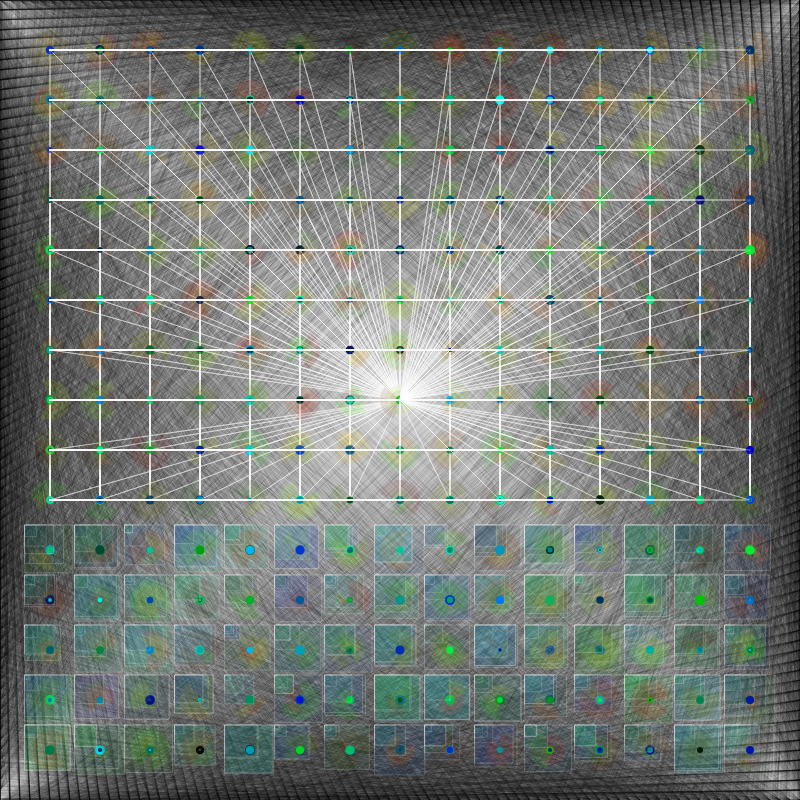
Frame 1 (no input)
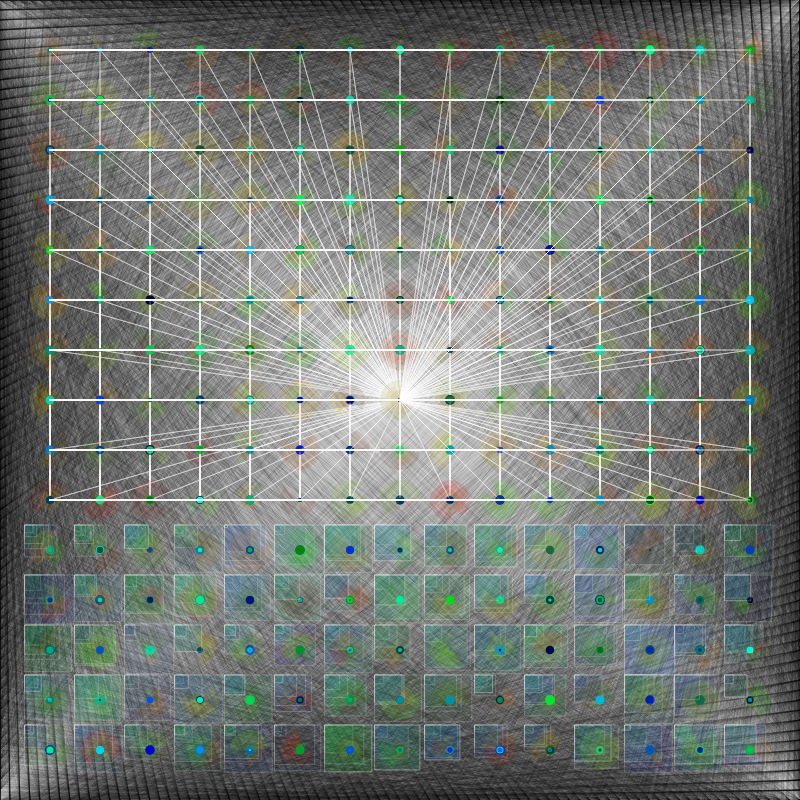
Frame 2 (the mouse pressed at the canvas centre, redrawn once)

The p5.js sketch that drew these frames (run headless with seeded random() and noise() and a simulated clock; the mouse was pressed at the canvas centre and the sketch redrawn once):

// p5.js sketch
// ── sketch.js
// Programming for Digital Media
// Assignment 1
// Yuhang Zhao – 3192538 – zhaoyuhangbme@gmail.com
let lx;
let ly;
let ax;
let ay;
function setup() {
  createCanvas(800, 800);
  //No loops allowed.
  noLoop();
}

function draw() {
  background(220);
  //Draw lines between two points located on two adjacent edges of the canvas: one point has random coordinates along its edge, while the point on the other edge increases progressively along the x or y axis；
  //Set variables that can increment horizontally and vertically, x and y;
  for(let x=0;x<width+10;x+=10){
    for(let y=0;y<height;y+=10){
      //Set the line thickness
    strokeWeight(0.1);
      //Set the line color and transparency;
    stroke(0,100);
      //Lines passing through the left edge and the bottom edge;
      line(0,random(height),x,height);
      //Lines passing through the bottom and right edges;
      line(random(width),height,width,y);
      //Lines passing through the right and top edges;
      line(width,random(height),x,0);
      //Lines passing through the top and left edges;
      line(random(width),0,0,y);
    }
  }
  //Set up grid coordinates (x, y);Set the arc and circle with increasing radii so that they can overlap, creating a sense of depth;
  for(let ax=width/16;ax<width;ax+=50){
    for(let ay=height/16;ay<height;ay+=50){
      for(let ar=0;ar<50;ar+=10){
        //Fill the arc with random red and green tones, and set the transparency;
      fill(random(255),random(255),0,30);
        //No stroke;
      noStroke();
        //Draw arcs on the grid with random starting and ending angles, and layer them on top of each other;
      arc(ax,ay,ar,ar,random(TWO_PI),random(TWO_PI));
        //Fill the circles with random blue-green colors and set the transparency;
      fill(0,random(255),random(255));
        //No stroke;
      noStroke();
        //Draw circles with random radii on the grid;
      circle(ax,ay,random(10));   
        //Connect 2/3 of the grid points on the canvas with lines, and draw perspective lines passing through the grid points and the canvas center;
        //Draw overlapping squares on the remaining parts of the grid, all starting from the same initial point, with random side lengths.
        if(ay<height*2/3){
          //Set the line width, transparency, and color;
          strokeWeight(1);
          stroke(255,50);
          //Draw perspective lines connecting the grid points to the center of the canvas;
          line(ax,ay,width/2,height/2);
          //Connect the vertical lines of the grid;
          line(ax,ay,ax,500);
          //Connect the horizontal lines of the grid;
          line(ax,ay,50,ay)
        }else{
          //Fill the squares with random blue-green tones and set the transparency;
          fill(0,random(255),random(255),20);
          //Stroke the squares, setting the opacity and line width.
          stroke(255,50);
          strokeWeight(1);
          //Because the squares’ starting point is the top-left corner, to keep the largest square within the grid, you need to offset the x and y coordinates toward the top-left by half of the square’s width;
          square(ax-25,ay-25,random(50))
        }     
      }
    }
  }
}
